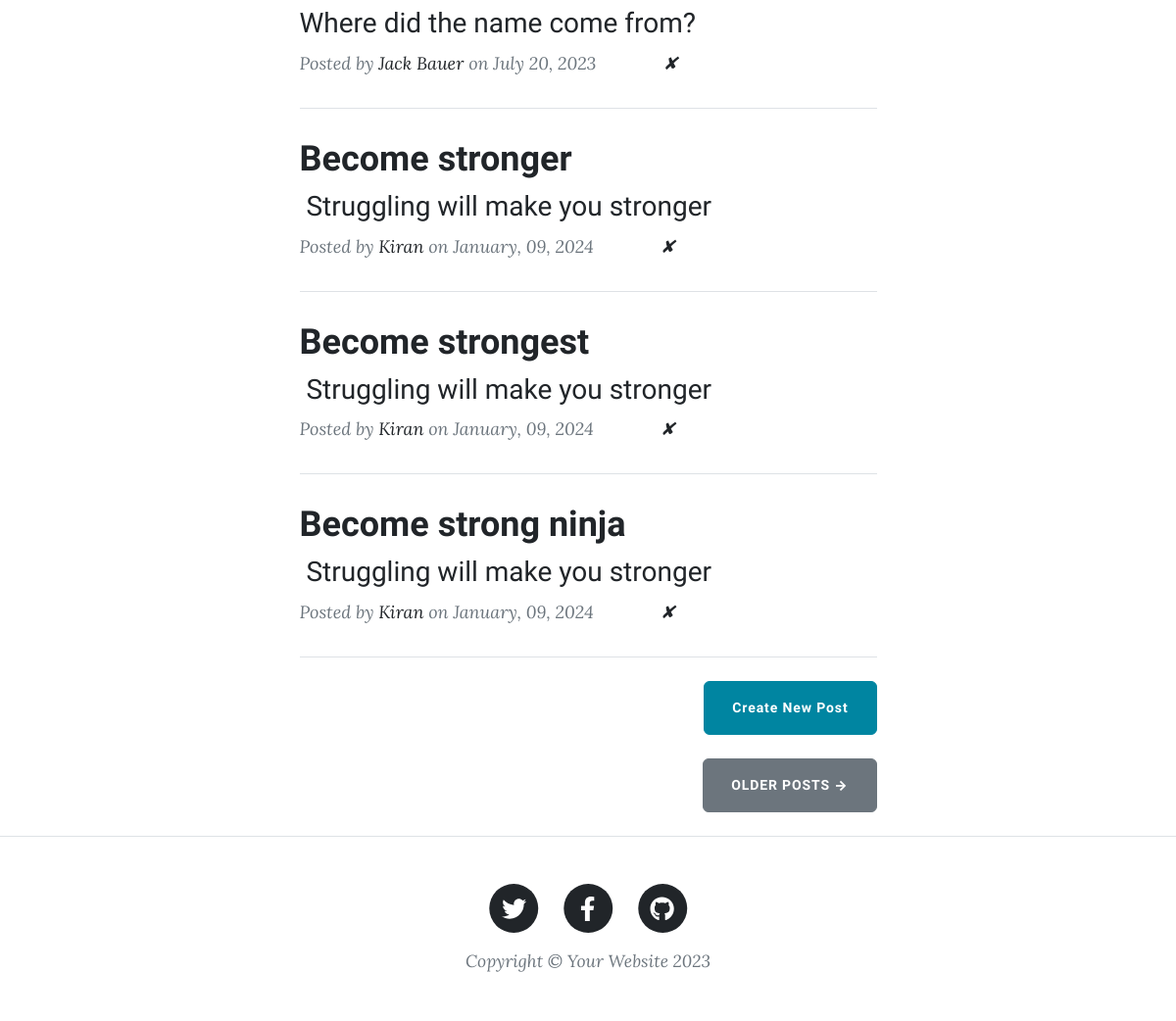
Before: / (lower part) with the older database file.
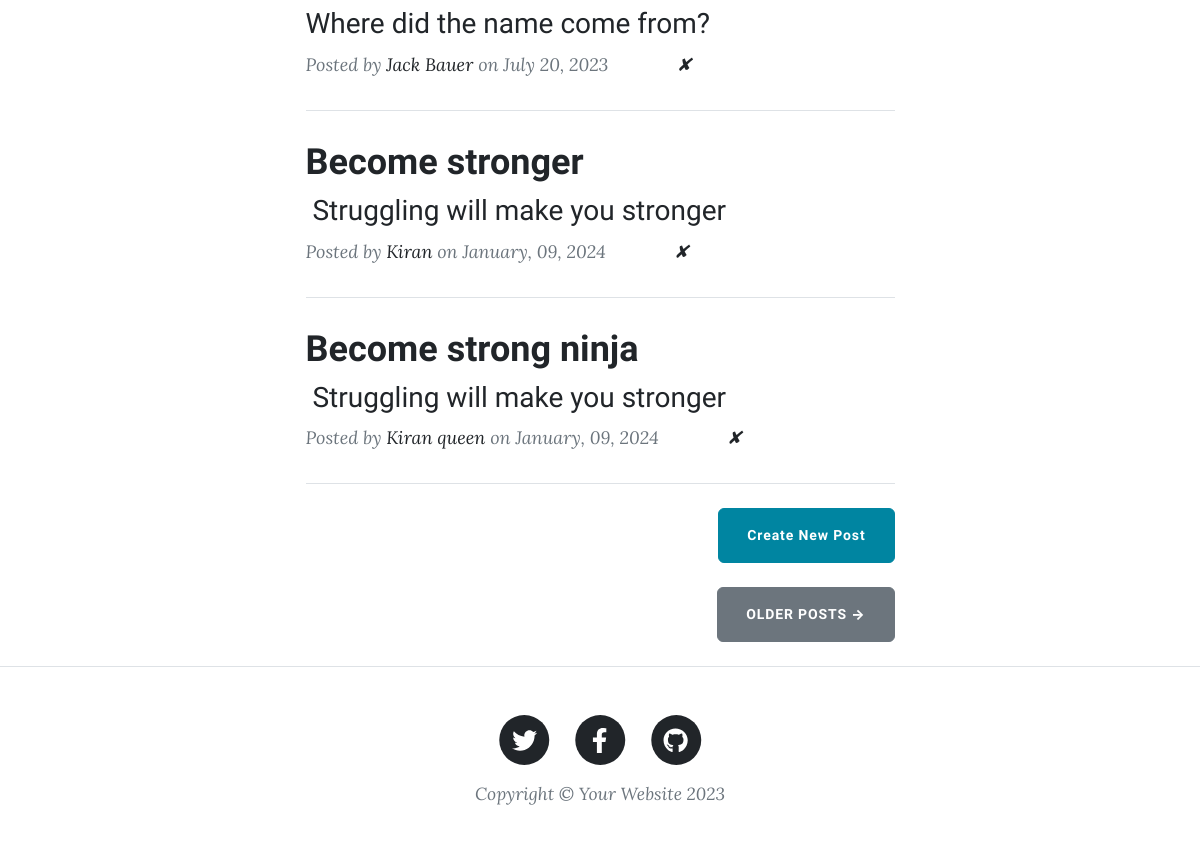
After: the same page with the newer database file.
### main.py (models this page shows)
class BlogPost(db.Model):
    id = db.Column(db.Integer, primary_key=True)
    title = db.Column(db.String(250), unique=True, nullable=False)
    subtitle = db.Column(db.String(250), nullable=False)
    date = db.Column(db.String(250), nullable=False)
    body = db.Column(db.Text, nullable=False)
    author = db.Column(db.String(250), nullable=False)
    img_url = db.Column(db.String(250), nullable=False)

### main.py (the view)
@app.route('/')
def get_all_posts():
    result = db.session.execute(db.select(BlogPost))
    posts = result.scalars().all()
    return render_template("index.html", all_posts=posts)

### templates/index.html (shortened to what this page needs)
{% include "header.html" %}
<div class="container px-4 px-lg-5">
  <div class="row gx-4 gx-lg-5 justify-content-center">
    <div class="col-md-10 col-lg-8 col-xl-7">
      {% for post in all_posts %}
      <div class="post-preview">
        <a href="{{ url_for('show_post', post_id=post.id) }}">
          <h2 class="post-title">{{ post.title }}</h2>
          <h3 class="post-subtitle">{{ post.subtitle }}</h3>
        </a>
        <p class="post-meta">
          Posted by
          <a href="#">{{post.author}}</a>
          on {{post.date}}
          <a href="{{ url_for('delete_post', post_id=post.id) }}">&emsp; &emsp; &emsp;✘ </a>
        </p>
      </div>
      <hr class="my-4" />
      {% endfor %}
      <div class="d-flex justify-content-end mb-4">
        <a
          class="btn btn-primary float-right"
          href="{{ url_for('add_new_post') }}"
          >Create New Post</a
        >
      </div>
      <div class="d-flex justify-content-end mb-4">
        <a class="btn btn-secondary text-uppercase" href="#!">Older Posts →</a>
      </div>
    </div>
  </div>
</div>
{% include "footer.html" %}

### templates/header.html (shortened to what this page needs)
<!DOCTYPE html>
<html lang="en">
  <head>
    {% block styles %}
    {{ bootstrap.load_css() }}
    <link
      href="{{ url_for('static', filename='css/styles.css') }}"
      rel="stylesheet"
    />
    {% endblock %}
  </head>
  <body>

### templates/footer.html (shortened to what this page needs)
        <footer class="border-top">
          <div class="container px-4 px-lg-5">
              <div class="row gx-4 gx-lg-5 justify-content-center">
                  <div class="col-md-10 col-lg-8 col-xl-7">
                      <ul class="list-inline text-center">
                          <li class="list-inline-item">
                              <a href="#!">
                                  <span class="fa-stack fa-lg">
                                      <i class="fas fa-circle fa-stack-2x"></i>
                                      <i class="fab fa-twitter fa-stack-1x fa-inverse"></i>
                                  </span>
                              </a>
                          </li>
                          <li class="list-inline-item">
                              <a href="#!">
                                  <span class="fa-stack fa-lg">
                                      <i class="fas fa-circle fa-stack-2x"></i>
                                      <i class="fab fa-facebook-f fa-stack-1x fa-inverse"></i>
                                  </span>
                              </a>
                          </li>
                          <li class="list-inline-item">
                              <a href="#!">
                                  <span class="fa-stack fa-lg">
                                      <i class="fas fa-circle fa-stack-2x"></i>
                                      <i class="fab fa-github fa-stack-1x fa-inverse"></i>
                                  </span>
                              </a>
                          </li>
                      </ul>
                      <div class="small text-center text-muted fst-italic">Copyright &copy; Your Website 2023</div>
                  </div>
              </div>
          </div>
      </footer>
  </body>
</html>

Changed rows visible on the page:
removed BlogPost: title "Become strongest", subtitle "Struggling will make you stronger", author "Kiran", date "January, 09, 2024"
changed BlogPost "Become strong ninja": author "Kiran" → "Kiran queen"
